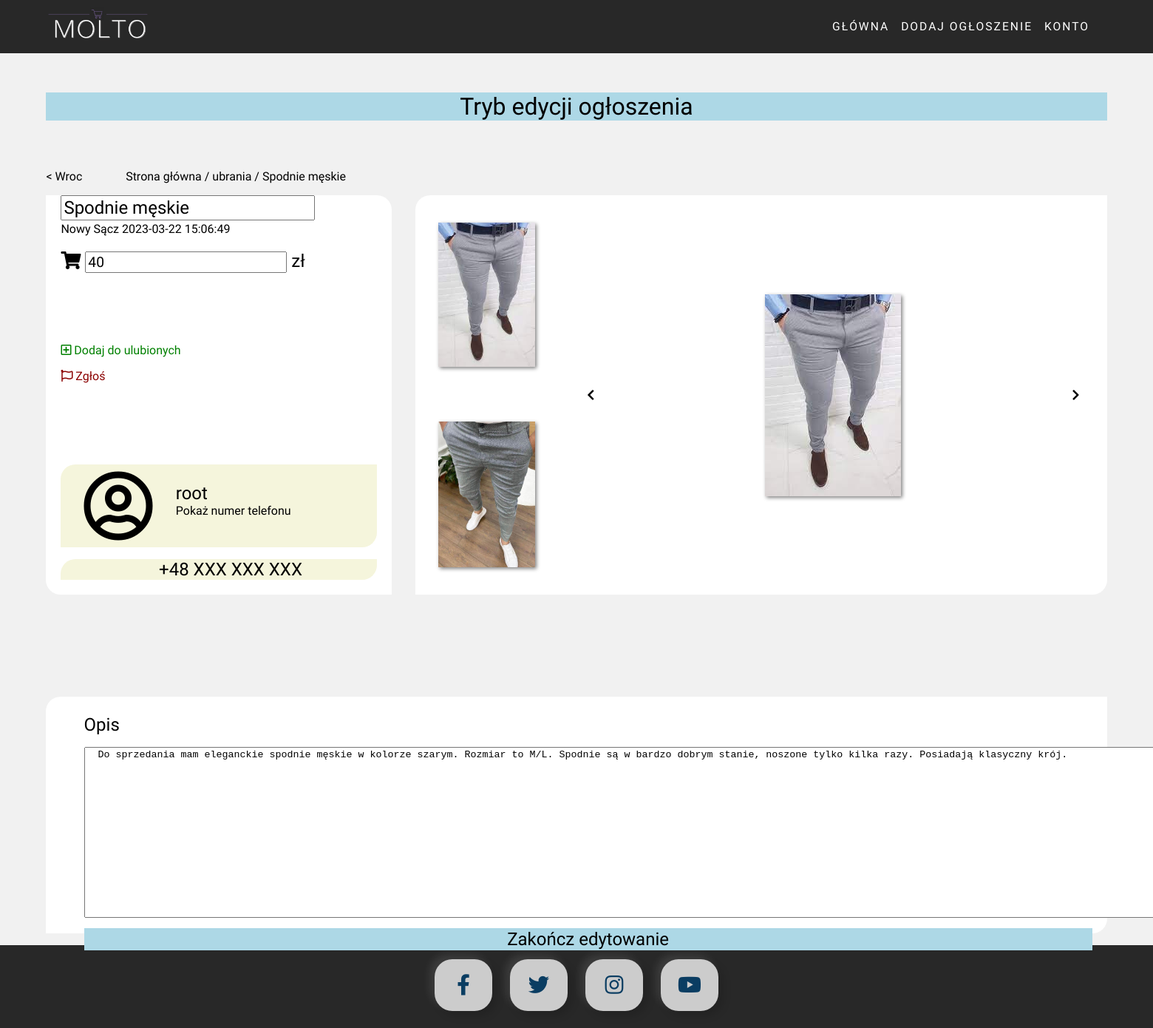
Page /editAnn.php?id=7 (signed in) on the committed database.
### tables this page shows
CREATE TABLE `announcement` (
  `id` int(11) NOT NULL,
  `category` enum('motoryzacja','elektronika','ubrania','dom','nieruchomosci','rozrywka') NOT NULL,
  `title` tinytext NOT NULL,
  `description` text NOT NULL,
  `value` float NOT NULL,
  `img_link` text NOT NULL,
  `contact` text NOT NULL,
  `location` tinytext NOT NULL,
  `date` datetime NOT NULL,
  `user_owner` int(11) NOT NULL,
  `img_id` int(11) NOT NULL
);

CREATE TABLE `user` (
  `id` int(11) NOT NULL,
  `username` text NOT NULL,
  `password` text NOT NULL,
  `email` text NOT NULL,
  `phone_number` tinytext NOT NULL,
  `favorites` tinytext NOT NULL
);

CREATE TABLE `imgdata` (
  `id` int(11) NOT NULL,
  `first_img_link` text NOT NULL,
  `second_img_link` text NOT NULL,
  `third_img_link` text NOT NULL
);

### announcement.php (called while the page is built, shortened)
<?php
class Announcement{
    function __construct($id, $category, $title, $description, $value, $img_link, $contact, $location, $date, $user_owner, $img_id) {
        $this->id = $id;
        $this->title = $title;
        $this->category = $category;
        $this->description = $description;
        $this->value = $value;
        $this->img_link = $img_link;
        $this->location = $location;
        $this->date = $date;
      }
    public static function getById(int $id){
        $conn = DatabaseConnect::connect();
        $cmd = mysqli_prepare($conn, "SELECT * FROM announcement WHERE id=?");
        mysqli_stmt_bind_param($cmd, "i", $id);
        mysqli_stmt_execute($cmd);
        $getResult = mysqli_stmt_get_result($cmd);
        $row = mysqli_fetch_row($getResult);
        if(isset($row)){
            return new Announcement($row[0],$row[1],$row[2],$row[3],$row[4],$row[5],$row[6],$row[7],$row[8],$row[9],$row[10]);
        }else{
            return 0;
        }
    }
    public static function getUserById(int $id){
        $conn = DatabaseConnect::connect();
        $cmd = mysqli_prepare($conn, "SELECT username FROM user WHERE id=?");
        mysqli_stmt_bind_param($cmd, "i", $id);
        mysqli_stmt_execute($cmd);
        $getResult = mysqli_stmt_get_result($cmd);
        $row = mysqli_fetch_row($getResult);
        if(isset($row)){
            return $row[0];
        }else{
            throw new Exception("Cannot find announcement", 1);
        }
    }
    public static function getImgById(int $id){
        $conn = DatabaseConnect::connect();
        $cmd = mysqli_prepare($conn, "SELECT first_img_link,second_img_link,third_img_link FROM imgdata WHERE id=?");
        mysqli_stmt_bind_param($cmd, "i", $id);
        mysqli_stmt_execute($cmd);
        $getResult = mysqli_stmt_get_result($cmd);
        $row = mysqli_fetch_row($getResult);
        if(isset($row)){
            return $row;
        }else{
            throw new Exception("Cannot find announcement", 1);
        }
    }
}
?>

### user.php (called while the page is built, shortened)
<?php
class User{
    public static function userId($username){
        $conn = DatabaseConnect::connect();
        $cmd = mysqli_prepare($conn, "SELECT id FROM user WHERE username=?");
        mysqli_stmt_bind_param($cmd, "s", $username);
        mysqli_stmt_execute($cmd);
        $getResult = mysqli_stmt_get_result($cmd);
        $row = mysqli_fetch_row($getResult);
        if(isset($row[0])){
            return $row[0];
        }else{
            return 1;
        }
    }
}
?>

### editAnn.php (the view, shortened to what this page needs)
<!DOCTYPE html>
<html lang="pl">
<head>
    <link rel="stylesheet" href="style/main.css">
    <link rel="stylesheet" href="style/annstyle.css" MEDIA="(min-width: 1250px)">
    <link rel="stylesheet" href="style/annstylephone.css" MEDIA="(max-width: 1249px)">
    <link rel="stylesheet" href="https://cdnjs.cloudflare.com/ajax/libs/font-awesome/5.13.0/css/all.min.css">
</head>
<body>
<?php
        include_once("page.php");
    ?>
    <main>
<?php
include_once("announcement.php");
include_once("user.php");
if (session_status() === PHP_SESSION_NONE) {
    if(isset($_SESSION['logged']) && $_SESSION['logged'] == TRUE){
        $userId = User::userId($_SESSION['username']);
    }else{
        $userId = NULL;
        show_error("Musisz być zalogowany");
    }
}
if(!isset($_GET["id"]) || !is_numeric($_GET["id"]) || $_GET["id"] <= 0){
    show_error("Nie można znaleźć ogłoszenia");
}else{
    echo '<div class="editAnnInfo"><h1>Tryb edycji ogłoszenia</h1></div>';
     echo '<form action="editAnnList.php" method="POST">
            <input type="number" name="id" value="'.$_GET["id"].'" hidden>';
    try {
        $announcement = Announcement::getById($_GET["id"]);
        echo '<div class="annNavBack">';
        echo '<p><a href="index.php">&lt; Wroc</a></p>';
        echo '<p><a href="index.php">Strona główna</a> / <a href="category.php?category='.$announcement->category.'">'.$announcement->category.'</a> / '.htmlspecialchars($announcement->title).'</p>';
        echo '</div>';
        echo '<div class="middleContent">';
        echo '<div class="leftBlock">';
        echo '<div class="annInfo">';
        echo '<input type="text" name="titleEdit" value="'.htmlspecialchars($announcement->title).'">';
        echo '<p>'.htmlspecialchars($announcement->location)." ".$announcement->date.'</p>';
        echo '<h2><i class="fas fa-shopping-cart"></i> <input type="number" name="valueEdit" value='.$announcement->value.'> zł</h2>';
        echo '</div>';
        echo '<div class="annButtons">';
        echo '<p><a href="action.php?id_favorite='.$announcement->id.'&id_user='.$userId.'"><i class="far fa-plus-square"></i> Dodaj do ulubionych</a></p>';
        echo '<p><a href="action.php?id='.$announcement->id.'"><i class="far fa-flag"></i> Zgłoś</a></p>';
        echo '</div>';
        echo '<div class="annContact">';
        echo '<div class="userProfil">';
        echo '<h2><i class="far fa-user-circle"></i></h2><div><h2>'.Announcement::getUserById($announcement->user_owner).'</h2><p style="cursor: pointer" onclick="show_phone_number()">Pokaż numer telefonu</p></div>';
        echo '</div>';
        echo '<div class="phone">';
        echo '<div><h2 id="phone_number">+48 XXX XXX XXX</h2></div>';
        echo '</div>';
        echo '</div>';
        echo '</div>';
        echo '<div class="rightBlock">';
        echo '<div class="imgColumn">';
        for ($i=0; $i < 3; $i++) {
            if(Announcement::getImgById($announcement->img_id)[$i] != "NULL"){
                echo '<img src="ann_img/'.Announcement::getImgById($announcement->img_id)[$i].'" alt="Announcment image">';
            }
        }?>
        <?php
        echo '</div>';
        echo '<div class="mainImg">';
        echo '<i class="fas fa-chevron-left" onclick="previous_img()"></i>';
        echo '<img src="ann_img/'.$announcement->img_link.'" id="main_img">';
        echo '<i class="fas fa-chevron-right" onclick="next_img()"></i>';
        echo '</div>';
        echo '</div>';
        echo '</div>';
    } catch (Exception $e) {
       show_error("Wystąpił błąd podczas ładowania ogłoszenia");
    }
}
?>
</main>
<section>
    <div id="description">
        <h2>Opis</h2>
        <p> <textarea name="descriptionEdit" rows="15" cols="230"> <?php echo htmlspecialchars("$announcement->description") ?></textarea><button type="submit" name="edit">Zakończ edytowanie</button></p>
    </div>
</section>
</body>
</html>

### style/main.css (style rules this page uses)
body { background-color: #f1f1f1; margin: 0; }
main { background-color: #f1f1f1; margin-bottom: 5%; }

### style/annstyle.css (style rules this page uses)
main { padding: 4vh 4vw 0vh 4vw; }
section { padding: 0vh 4vw 2vh 4vw; }
p { font-family: "Prompt", sans-serif; font-weight: 100; margin-top: 0.1em; }
h2 { font-family: "Prompt", sans-serif; font-weight: 400; }
a { text-decoration: none; color: inherit; }
.annNavBack { margin-top: 8vh; min-width: 400px; width: 26vw; display: flex; justify-content: space-between; font-family: "Prompt", sans-serif; font-weight: 100; }
.annNavBack a { text-decoration: none; color: black; }
.annButtons { padding: 0px 20px 0px 20px; }
.annButtons p:nth-child(1) { color: green; cursor: pointer; width: 45%; }
.annButtons p:nth-child(2) { color: darkred; cursor: pointer; width: 25%; }
.middleContent { display: flex; justify-content: space-between; height: 75vh; }
.leftBlock { display: flex; flex-direction: column; justify-content: space-between; border-radius: 0px 20px 0px 20px; background-color: white; height: 90%; width: 40%; }
.leftBlock .annInfo { padding: 0px 20px 0px 20px; }
.leftBlock .annInfo h2 { font-family: "Prompt", sans-serif; font-weight: 400; margin-bottom: 0; }
.leftBlock .annInfo p { font-family: "Prompt", sans-serif; font-weight: 100; margin-top: 0.1em; }
.leftBlock .annContact { margin: 0px 20px 20px 20px; }
.leftBlock .annContact .userProfil { border-radius: 20px 0px 20px 0px; background-color: beige; display: flex; justify-content: left; align-items: center; height: 14vh; }
.leftBlock .annContact .phone { border-radius: 20px 0px 20px 0px; background-color: beige; margin-top: 2vh; display: flex; justify-content: center; }
.leftBlock .annContact .userProfil div { display: flex; flex-direction: column; justify-content: center; }
.leftBlock .annContact .userProfil p { margin-left: 2vw; margin-top: 0px; }
.leftBlock .annContact h2 { margin-top: 0; margin-left: 2vw; font-family: "Prompt", sans-serif; font-weight: 400; margin-bottom: 0; }
.leftBlock .annContact .userProfil i { font-size: 4em; }
.rightBlock { display: flex; justify-content: space-around; border-radius: 20px 0px 20px 0px; margin-left: 2vw; background-color: white; height: 90%; width: 80%; }
.rightBlock .imgColumn { display: flex; margin-left: 2vw; flex-direction: column; justify-content: space-around; max-height: 100%; width: 20%; }
.rightBlock .imgColumn img { object-fit: cover; object-position: 100% 0; width: 80%; box-shadow: 2px 2px 5px gray; }
.mainImg { width: 90%; display: flex; justify-content: space-around; align-items: center; }
.mainImg img { margin: auto; object-fit: cover; object-position: 0 0; max-height: 80%; max-width: 80%; box-shadow: 2px 2px 5px gray; }
.mainImg i { cursor: pointer; margin: 5%; }
form input[name="titleEdit"] { font-family: "Prompt", sans-serif; font-weight: 400; font-size: 1.5em; }
form input[name="valueEdit"] { font-family: "Prompt", sans-serif; font-weight: 400; font-size: 0.8em; }
form { display: flex; flex-direction: column; align-content: center; justify-content: center; }
button { margin-top: 10px; font-family: "Prompt", sans-serif; text-align: center; background-color: lightblue; font-weight: 400; margin-bottom: 0; font-size: 1.5em; border: none; width: 100%; }
.editAnnInfo h1 { font-family: "Prompt", sans-serif; text-align: center; background-color: lightblue; font-weight: 400; margin-bottom: 0; }
#description { padding: 0px 20px 0px 20px; background-color: white; height: 40vh; border-radius: 20px 0px 20px 0px; }
#description h2 { padding-top: 1em; margin-top: 0; margin-left: 2vw; font-family: "Prompt", sans-serif; font-weight: 400; margin-bottom: 0; }
#description p { margin-left: 2vw; font-family: "Prompt", sans-serif; font-weight: 100; margin-top: 1em; }

### rows in the picture
announcement: category "ubrania", title "Spodnie męskie", titleEdit "Spodnie męskie", location "Nowy Sącz", date "2023-03-22 15:06:49", valueEdit "40", user_owner.username "root", img.first_img_link (picture), img.second_img_link (picture), img_link (picture), descriptionEdit "Do sprzedania mam eleganckie spodnie męskie w kolorze szarym. Rozmiar to M/L. Spodnie są w bardzo dobrym stanie, noszone tylko kilka razy. Posiadają klasyczny krój."
